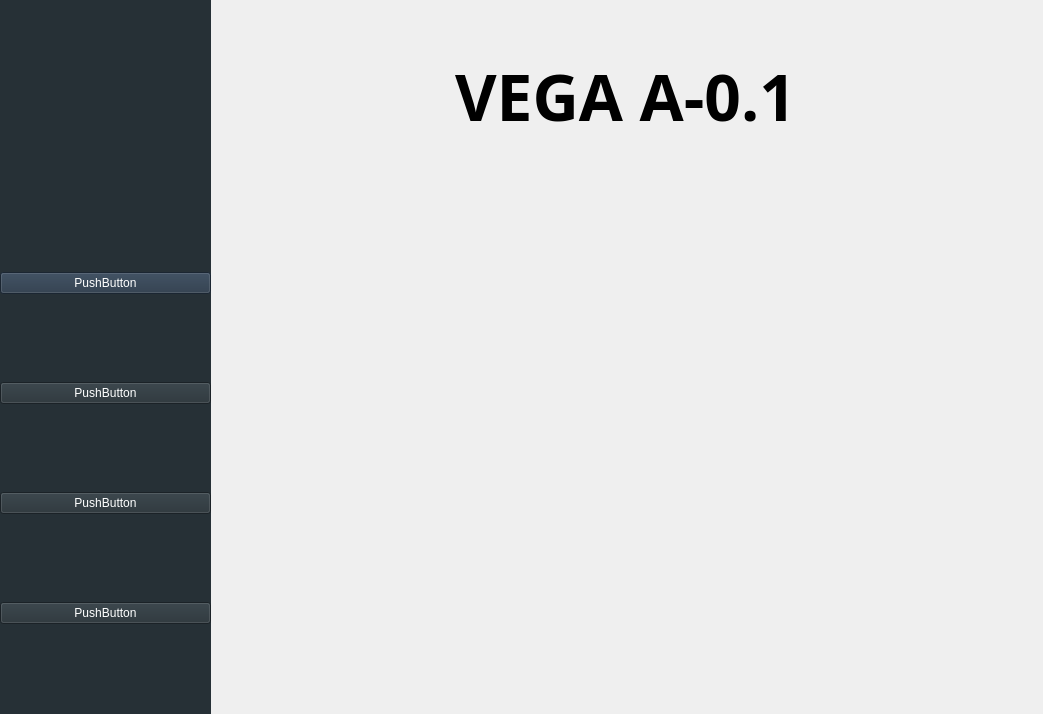
<?xml version="1.0" encoding="UTF-8"?>
<ui version="4.0">
 <class>MainWindow</class>
 <widget class="QMainWindow" name="MainWindow">
  <property name="geometry">
   <rect>
    <x>0</x>
    <y>0</y>
    <width>1043</width>
    <height>714</height>
   </rect>
  </property>
  <property name="windowTitle">
   <string>MainWindow</string>
  </property>
  <property name="styleSheet">
   <string notr="true">color: rgb(255, 255, 255);</string>
  </property>
  <widget class="QWidget" name="centralwidget">
   <widget class="QWidget" name="widget" native="true">
    <property name="geometry">
     <rect>
      <x>-10</x>
      <y>0</y>
      <width>221</width>
      <height>761</height>
     </rect>
    </property>
    <property name="styleSheet">
     <string notr="true">background-color: rgb(38, 48, 54);</string>
    </property>
    <widget class="QWidget" name="verticalLayoutWidget">
     <property name="geometry">
      <rect>
       <x>10</x>
       <y>190</y>
       <width>211</width>
       <height>521</height>
      </rect>
     </property>
     <layout class="QVBoxLayout" name="verticalLayout">
      <property name="sizeConstraint">
       <enum>QLayout::SetDefaultConstraint</enum>
      </property>
      <property name="bottomMargin">
       <number>2</number>
      </property>
      <item>
       <widget class="QPushButton" name="pushButton_2">
        <property name="acceptDrops">
         <bool>false</bool>
        </property>
        <property name="toolTip">
         <string/>
        </property>
        <property name="autoFillBackground">
         <bool>true</bool>
        </property>
        <property name="styleSheet">
         <string notr="true">color: rgb(255, 255, 255);
background-color: rgb(38, 53, 70)</string>
        </property>
        <property name="text">
         <string>PushButton</string>
        </property>
       </widget>
      </item>
      <item>
       <widget class="QPushButton" name="pushButton_4">
        <property name="autoFillBackground">
         <bool>true</bool>
        </property>
        <property name="text">
         <string>PushButton</string>
        </property>
       </widget>
      </item>
      <item>
       <widget class="QPushButton" name="pushButton_3">
        <property name="autoFillBackground">
         <bool>true</bool>
        </property>
        <property name="text">
         <string>PushButton</string>
        </property>
       </widget>
      </item>
      <item>
       <widget class="QPushButton" name="pushButton">
        <property name="autoFillBackground">
         <bool>true</bool>
        </property>
        <property name="text">
         <string>PushButton</string>
        </property>
       </widget>
      </item>
     </layout>
    </widget>
   </widget>
   <widget class="QLabel" name="label">
    <property name="geometry">
     <rect>
      <x>440</x>
      <y>60</y>
      <width>371</width>
      <height>71</height>
     </rect>
    </property>
    <property name="font">
     <font>
      <family>Tw Cen MT Condensed</family>
      <pointsize>48</pointsize>
      <weight>75</weight>
      <bold>true</bold>
     </font>
    </property>
    <property name="autoFillBackground">
     <bool>false</bool>
    </property>
    <property name="styleSheet">
     <string notr="true">color: rgb(0, 0, 0);</string>
    </property>
    <property name="text">
     <string>VEGA A-0.1</string>
    </property>
    <property name="alignment">
     <set>Qt::AlignCenter</set>
    </property>
   </widget>
  </widget>
 </widget>
 <resources/>
 <connections/>
</ui>
